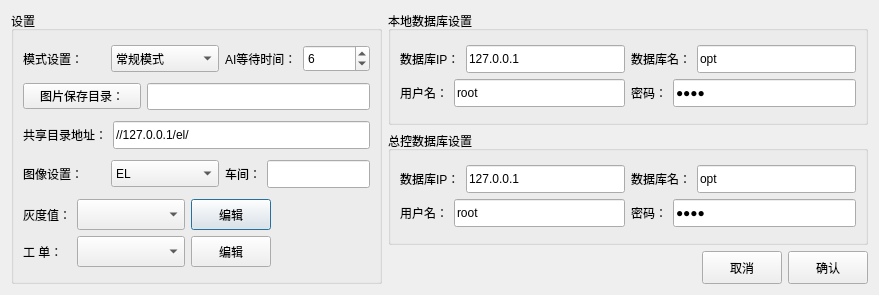
<?xml version="1.0" encoding="UTF-8"?>
<ui version="4.0">
 <class>SettingsDialog</class>
 <widget class="QDialog" name="SettingsDialog">
  <property name="geometry">
   <rect>
    <x>0</x>
    <y>0</y>
    <width>879</width>
    <height>295</height>
   </rect>
  </property>
  <property name="minimumSize">
   <size>
    <width>0</width>
    <height>0</height>
   </size>
  </property>
  <property name="windowTitle">
   <string>Dialog</string>
  </property>
  <layout class="QGridLayout" name="gridLayout_4">
   <item row="0" column="0" rowspan="3">
    <widget class="QGroupBox" name="groupBox">
     <property name="title">
      <string>设置</string>
     </property>
     <layout class="QGridLayout" name="gridLayout_2">
      <item row="4" column="0">
       <layout class="QHBoxLayout" name="horizontalLayout_19">
        <item>
         <layout class="QVBoxLayout" name="verticalLayout_5">
          <item>
           <layout class="QHBoxLayout" name="horizontalLayout_18">
            <item>
             <widget class="QLabel" name="label_6">
              <property name="maximumSize">
               <size>
                <width>16777215</width>
                <height>31</height>
               </size>
              </property>
              <property name="text">
               <string>灰度值：</string>
              </property>
             </widget>
            </item>
            <item>
             <widget class="QComboBox" name="cmb_dg">
              <property name="minimumSize">
               <size>
                <width>108</width>
                <height>0</height>
               </size>
              </property>
              <property name="maximumSize">
               <size>
                <width>16777215</width>
                <height>31</height>
               </size>
              </property>
             </widget>
            </item>
            <item>
             <widget class="QPushButton" name="btnDgEdit">
              <property name="minimumSize">
               <size>
                <width>0</width>
                <height>31</height>
               </size>
              </property>
              <property name="text">
               <string>编辑</string>
              </property>
             </widget>
            </item>
           </layout>
          </item>
          <item>
           <layout class="QHBoxLayout" name="horizontalLayout_17">
            <item>
             <widget class="QLabel" name="label_4">
              <property name="minimumSize">
               <size>
                <width>0</width>
                <height>31</height>
               </size>
              </property>
              <property name="maximumSize">
               <size>
                <width>16777215</width>
                <height>31</height>
               </size>
              </property>
              <property name="text">
               <string>工 单：</string>
              </property>
             </widget>
            </item>
            <item>
             <widget class="QComboBox" name="cmb_order">
              <property name="minimumSize">
               <size>
                <width>108</width>
                <height>31</height>
               </size>
              </property>
              <property name="maximumSize">
               <size>
                <width>16777215</width>
                <height>31</height>
               </size>
              </property>
             </widget>
            </item>
            <item>
             <widget class="QPushButton" name="btnOrderEdit">
              <property name="minimumSize">
               <size>
                <width>0</width>
                <height>31</height>
               </size>
              </property>
              <property name="maximumSize">
               <size>
                <width>8888888</width>
                <height>31</height>
               </size>
              </property>
              <property name="text">
               <string>编辑</string>
              </property>
             </widget>
            </item>
           </layout>
          </item>
         </layout>
        </item>
        <item>
         <spacer name="horizontalSpacer_2">
          <property name="orientation">
           <enum>Qt::Horizontal</enum>
          </property>
          <property name="sizeHint" stdset="0">
           <size>
            <width>40</width>
            <height>20</height>
           </size>
          </property>
         </spacer>
        </item>
       </layout>
      </item>
      <item row="1" column="0">
       <layout class="QHBoxLayout" name="horizontalLayout_9">
        <item>
         <widget class="QPushButton" name="btnPath">
          <property name="minimumSize">
           <size>
            <width>118</width>
            <height>0</height>
           </size>
          </property>
          <property name="text">
           <string>图片保存目录：</string>
          </property>
         </widget>
        </item>
        <item>
         <widget class="QLineEdit" name="lineEdit_path">
          <property name="minimumSize">
           <size>
            <width>0</width>
            <height>27</height>
           </size>
          </property>
         </widget>
        </item>
       </layout>
      </item>
      <item row="0" column="0">
       <layout class="QHBoxLayout" name="horizontalLayout_13">
        <item>
         <layout class="QHBoxLayout" name="horizontalLayout_3">
          <item>
           <widget class="QLabel" name="label_5">
            <property name="minimumSize">
             <size>
              <width>82</width>
              <height>0</height>
             </size>
            </property>
            <property name="text">
             <string>模式设置：</string>
            </property>
           </widget>
          </item>
          <item>
           <widget class="QComboBox" name="cmbBox_model">
            <property name="minimumSize">
             <size>
              <width>108</width>
              <height>27</height>
             </size>
            </property>
            <item>
             <property name="text">
              <string>常规模式</string>
             </property>
            </item>
            <item>
             <property name="text">
              <string>测试模式</string>
             </property>
            </item>
           </widget>
          </item>
         </layout>
        </item>
        <item>
         <layout class="QHBoxLayout" name="horizontalLayout_10">
          <item>
           <widget class="QLabel" name="label_9">
            <property name="minimumSize">
             <size>
              <width>0</width>
              <height>0</height>
             </size>
            </property>
            <property name="text">
             <string>AI等待时间：</string>
            </property>
           </widget>
          </item>
          <item>
           <widget class="QSpinBox" name="spinBox_delay">
            <property name="minimumSize">
             <size>
              <width>0</width>
              <height>27</height>
             </size>
            </property>
            <property name="maximum">
             <number>999999</number>
            </property>
            <property name="value">
             <number>6</number>
            </property>
           </widget>
          </item>
         </layout>
        </item>
       </layout>
      </item>
      <item row="3" column="0">
       <layout class="QHBoxLayout" name="horizontalLayout_22" stretch="0,1,3">
        <item>
         <layout class="QHBoxLayout" name="horizontalLayout_6">
          <item>
           <widget class="QLabel" name="label_7">
            <property name="minimumSize">
             <size>
              <width>82</width>
              <height>0</height>
             </size>
            </property>
            <property name="text">
             <string>图像设置：</string>
            </property>
           </widget>
          </item>
          <item>
           <widget class="QComboBox" name="cmbBox_img">
            <property name="minimumSize">
             <size>
              <width>108</width>
              <height>27</height>
             </size>
            </property>
            <item>
             <property name="text">
              <string>EL</string>
             </property>
            </item>
            <item>
             <property name="text">
              <string>外观</string>
             </property>
            </item>
           </widget>
          </item>
         </layout>
        </item>
        <item>
         <widget class="QLabel" name="label_18">
          <property name="text">
           <string>车间：</string>
          </property>
         </widget>
        </item>
        <item>
         <widget class="QLineEdit" name="lineEdit_wkshop">
          <property name="minimumSize">
           <size>
            <width>0</width>
            <height>28</height>
           </size>
          </property>
         </widget>
        </item>
       </layout>
      </item>
      <item row="2" column="0">
       <layout class="QHBoxLayout" name="horizontalLayout_2">
        <item>
         <widget class="QLabel" name="label_13">
          <property name="text">
           <string>共享目录地址：</string>
          </property>
         </widget>
        </item>
        <item>
         <widget class="QLineEdit" name="lineEdit_path2">
          <property name="minimumSize">
           <size>
            <width>0</width>
            <height>28</height>
           </size>
          </property>
          <property name="text">
           <string>//127.0.0.1/el/</string>
          </property>
         </widget>
        </item>
       </layout>
      </item>
     </layout>
    </widget>
   </item>
   <item row="0" column="1">
    <widget class="QGroupBox" name="groupBox_2">
     <property name="styleSheet">
      <string notr="true">font: 75 10pt &quot;Arial&quot;;</string>
     </property>
     <property name="title">
      <string>本地数据库设置</string>
     </property>
     <layout class="QGridLayout" name="gridLayout">
      <item row="0" column="0">
       <layout class="QVBoxLayout" name="verticalLayout">
        <item>
         <layout class="QHBoxLayout" name="horizontalLayout_14">
          <item>
           <widget class="QLabel" name="label_16">
            <property name="text">
             <string>数据库IP：</string>
            </property>
           </widget>
          </item>
          <item>
           <widget class="QLineEdit" name="lineEdit_dbIp">
            <property name="minimumSize">
             <size>
              <width>0</width>
              <height>28</height>
             </size>
            </property>
            <property name="text">
             <string>127.0.0.1</string>
            </property>
           </widget>
          </item>
         </layout>
        </item>
        <item>
         <layout class="QHBoxLayout" name="horizontalLayout_5">
          <item>
           <widget class="QLabel" name="label_12">
            <property name="text">
             <string>用户名：</string>
            </property>
           </widget>
          </item>
          <item>
           <widget class="QLineEdit" name="lineEdit_dbUser">
            <property name="minimumSize">
             <size>
              <width>0</width>
              <height>28</height>
             </size>
            </property>
            <property name="text">
             <string>root</string>
            </property>
           </widget>
          </item>
         </layout>
        </item>
       </layout>
      </item>
      <item row="0" column="1">
       <layout class="QVBoxLayout" name="verticalLayout_2">
        <item>
         <layout class="QHBoxLayout" name="horizontalLayout_16">
          <item>
           <widget class="QLabel" name="label_19">
            <property name="text">
             <string>数据库名：</string>
            </property>
           </widget>
          </item>
          <item>
           <widget class="QLineEdit" name="lineEdit_dbName">
            <property name="minimumSize">
             <size>
              <width>0</width>
              <height>28</height>
             </size>
            </property>
            <property name="text">
             <string>opt</string>
            </property>
           </widget>
          </item>
         </layout>
        </item>
        <item>
         <layout class="QHBoxLayout" name="horizontalLayout_4">
          <item>
           <widget class="QLabel" name="label_15">
            <property name="text">
             <string>密码：</string>
            </property>
           </widget>
          </item>
          <item>
           <widget class="QLineEdit" name="lineEdit_dbPwd">
            <property name="minimumSize">
             <size>
              <width>0</width>
              <height>28</height>
             </size>
            </property>
            <property name="text">
             <string>3825</string>
            </property>
            <property name="echoMode">
             <enum>QLineEdit::Password</enum>
            </property>
           </widget>
          </item>
         </layout>
        </item>
       </layout>
      </item>
     </layout>
    </widget>
   </item>
   <item row="1" column="1">
    <widget class="QGroupBox" name="groupBox_3">
     <property name="styleSheet">
      <string notr="true">font: 75 10pt &quot;Arial&quot;;</string>
     </property>
     <property name="title">
      <string>总控数据库设置</string>
     </property>
     <layout class="QGridLayout" name="gridLayout_3">
      <item row="0" column="0">
       <layout class="QVBoxLayout" name="verticalLayout_3">
        <item>
         <layout class="QHBoxLayout" name="horizontalLayout_15">
          <item>
           <widget class="QLabel" name="label_17">
            <property name="text">
             <string>数据库IP：</string>
            </property>
           </widget>
          </item>
          <item>
           <widget class="QLineEdit" name="lineEdit_dbIp_2">
            <property name="minimumSize">
             <size>
              <width>0</width>
              <height>28</height>
             </size>
            </property>
            <property name="text">
             <string>127.0.0.1</string>
            </property>
           </widget>
          </item>
         </layout>
        </item>
        <item>
         <layout class="QHBoxLayout" name="horizontalLayout_8">
          <item>
           <widget class="QLabel" name="label_14">
            <property name="text">
             <string>用户名：</string>
            </property>
           </widget>
          </item>
          <item>
           <widget class="QLineEdit" name="lineEdit_dbUser_2">
            <property name="minimumSize">
             <size>
              <width>0</width>
              <height>28</height>
             </size>
            </property>
            <property name="text">
             <string>root</string>
            </property>
           </widget>
          </item>
         </layout>
        </item>
       </layout>
      </item>
      <item row="0" column="1">
       <layout class="QVBoxLayout" name="verticalLayout_4">
        <item>
         <layout class="QHBoxLayout" name="horizontalLayout_21">
          <item>
           <widget class="QLabel" name="label_20">
            <property name="text">
             <string>数据库名：</string>
            </property>
           </widget>
          </item>
          <item>
           <widget class="QLineEdit" name="lineEdit_dbName_2">
            <property name="minimumSize">
             <size>
              <width>0</width>
              <height>28</height>
             </size>
            </property>
            <property name="text">
             <string>opt</string>
            </property>
           </widget>
          </item>
         </layout>
        </item>
        <item>
         <layout class="QHBoxLayout" name="horizontalLayout_12">
          <item>
           <widget class="QLabel" name="label_21">
            <property name="text">
             <string>密码：</string>
            </property>
           </widget>
          </item>
          <item>
           <widget class="QLineEdit" name="lineEdit_dbPwd_2">
            <property name="minimumSize">
             <size>
              <width>0</width>
              <height>28</height>
             </size>
            </property>
            <property name="text">
             <string>3825</string>
            </property>
            <property name="echoMode">
             <enum>QLineEdit::Password</enum>
            </property>
           </widget>
          </item>
         </layout>
        </item>
       </layout>
      </item>
     </layout>
    </widget>
   </item>
   <item row="2" column="1">
    <layout class="QHBoxLayout" name="horizontalLayout">
     <item>
      <spacer name="horizontalSpacer">
       <property name="orientation">
        <enum>Qt::Horizontal</enum>
       </property>
       <property name="sizeHint" stdset="0">
        <size>
         <width>848</width>
         <height>20</height>
        </size>
       </property>
      </spacer>
     </item>
     <item>
      <widget class="QPushButton" name="btnCancel">
       <property name="minimumSize">
        <size>
         <width>0</width>
         <height>33</height>
        </size>
       </property>
       <property name="text">
        <string>取消</string>
       </property>
      </widget>
     </item>
     <item>
      <widget class="QPushButton" name="btnOk">
       <property name="minimumSize">
        <size>
         <width>0</width>
         <height>33</height>
        </size>
       </property>
       <property name="text">
        <string>确认</string>
       </property>
      </widget>
     </item>
    </layout>
   </item>
  </layout>
 </widget>
 <resources/>
 <connections/>
</ui>
